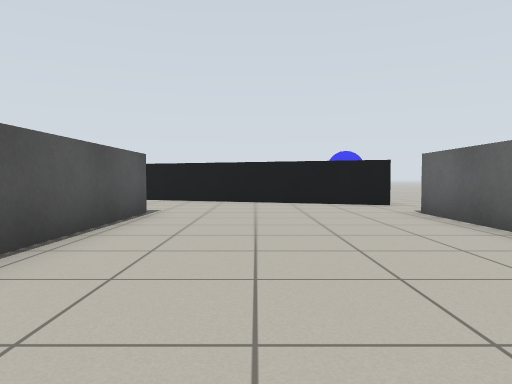
View 1 (above)

24 first-person views from a walk through a Gazebo world. The camera is 0.69 m above the floor, tilts 2° down and sees 70° across. Floor lines are 1 m apart. The floor is counted in squares, 1 m on a side. Each view is taken from the middle of a square. On the plan, view 1 faces up. The plan holds only what a view shows up to about 11 squares ahead; the rest is blank. The place goes on beyond the plan.

View 2
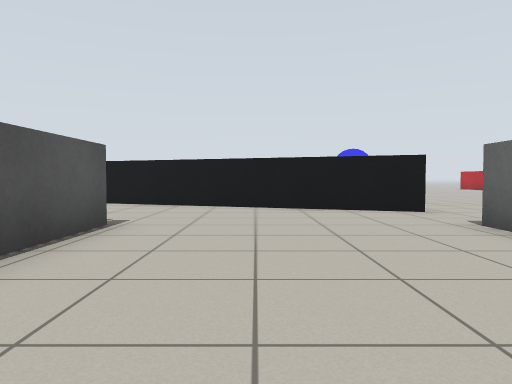

View 3
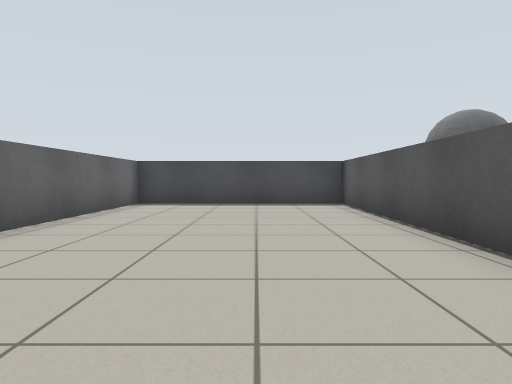

View 4
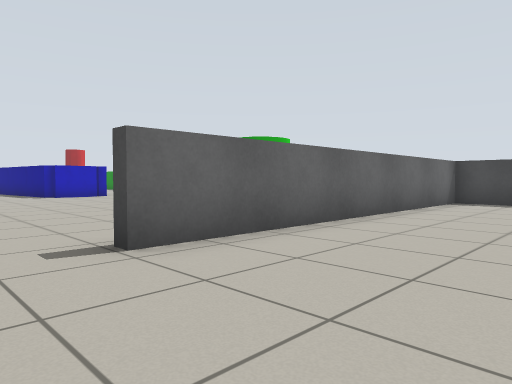

View 5
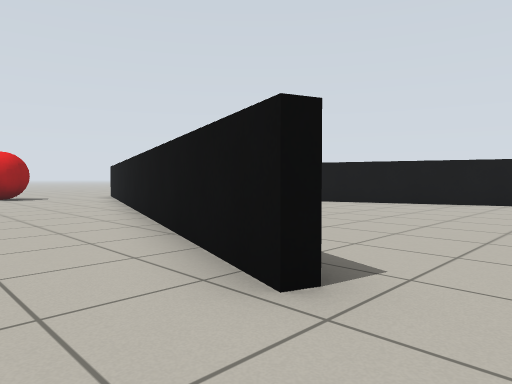

View 6
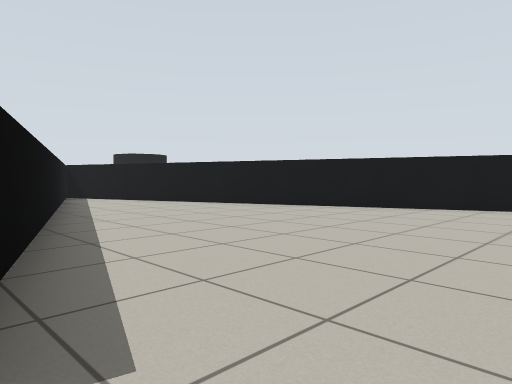

View 7
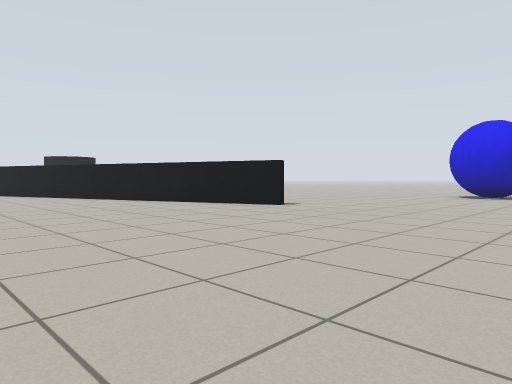

View 8
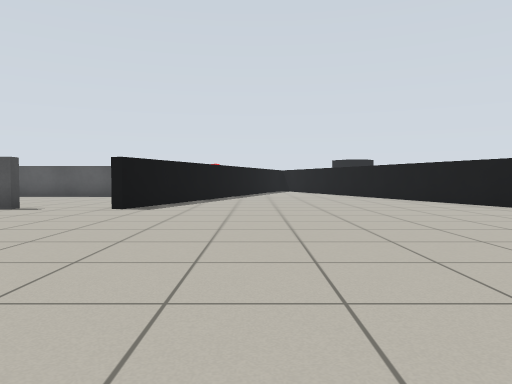

View 9
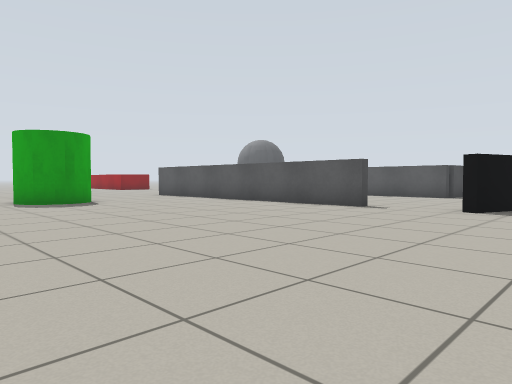

View 10
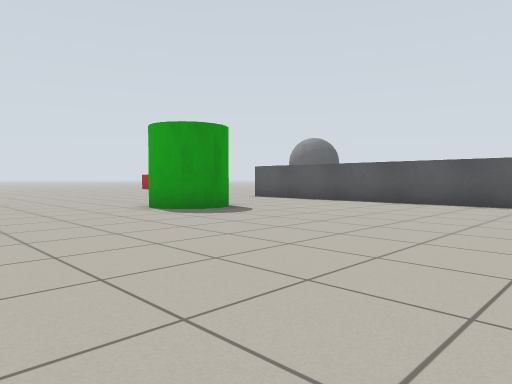

View 11
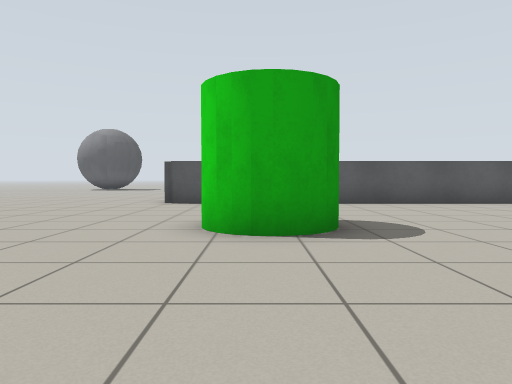

View 12
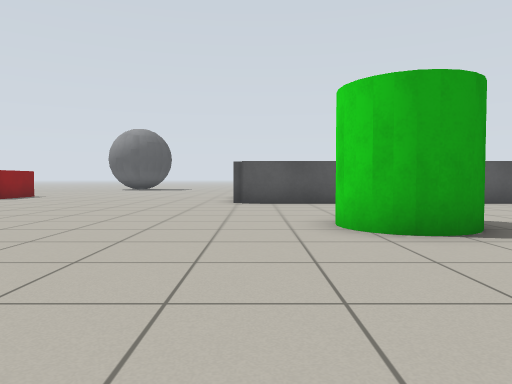

View 13
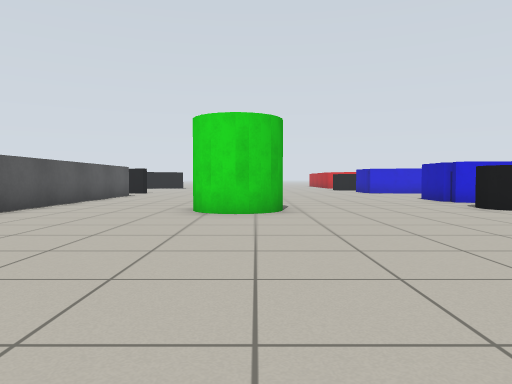

View 14
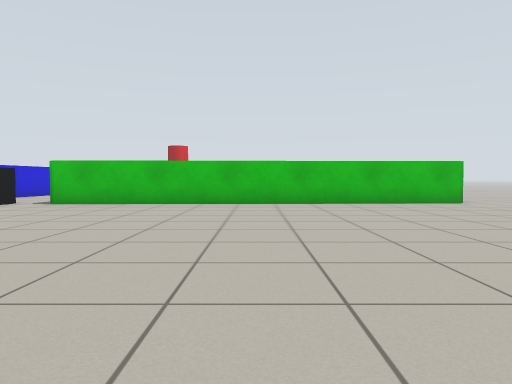

View 15
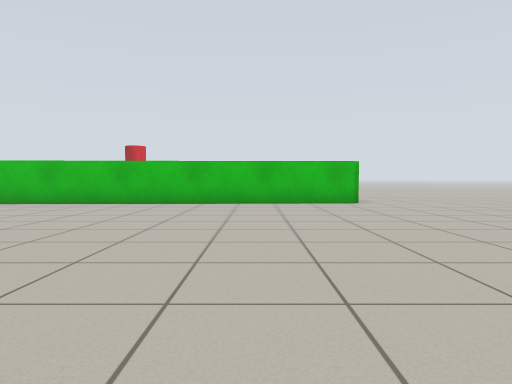

View 16
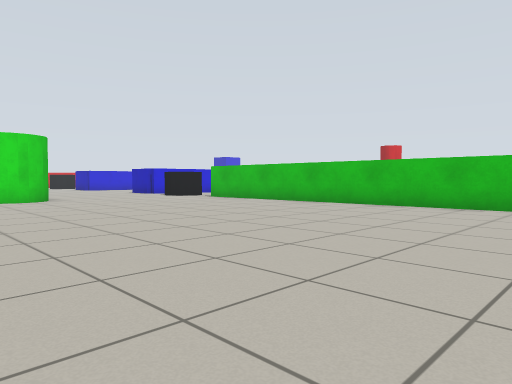

View 17
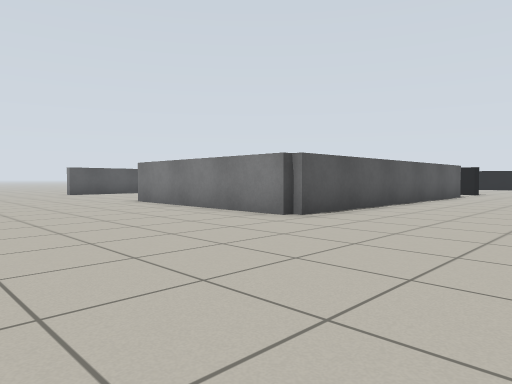

View 18
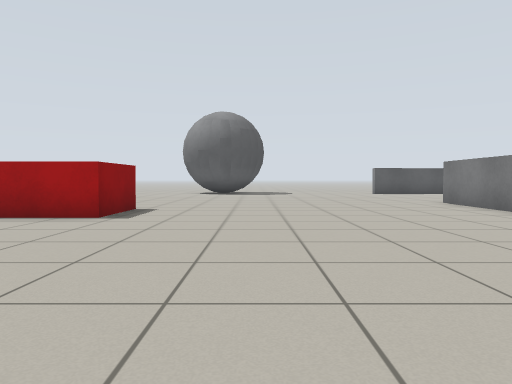

View 19
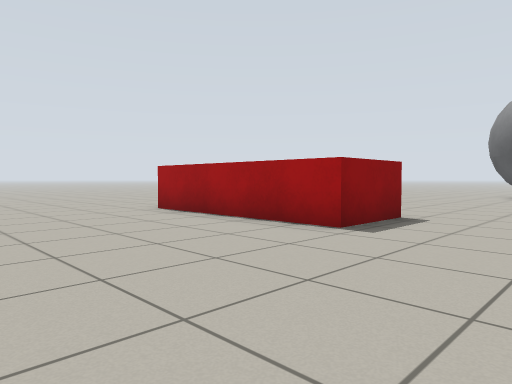

View 20
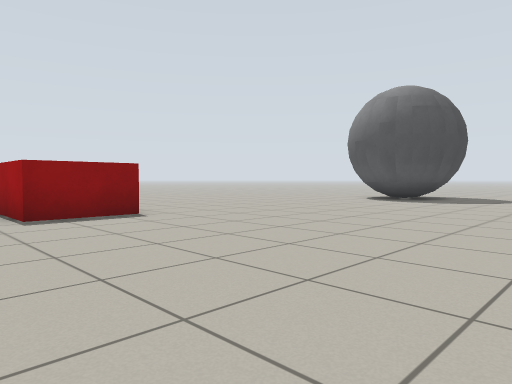

View 21
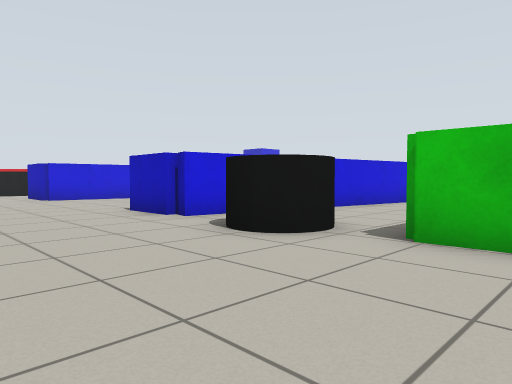

View 22
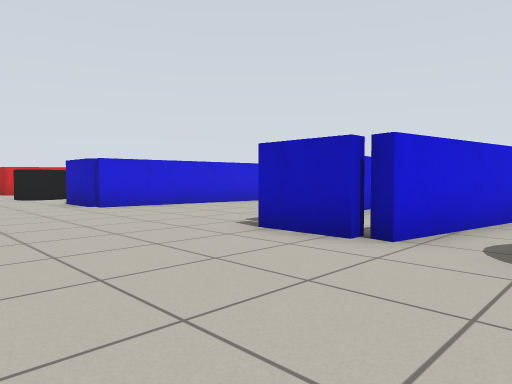

View 23
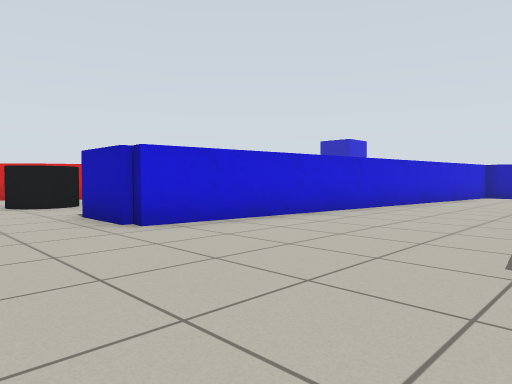

View 24
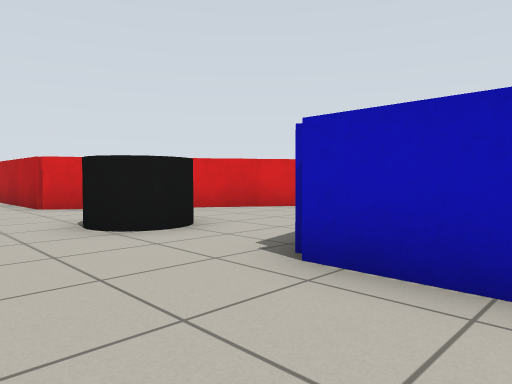

### Floor plan
Points are (right, up) in squares from view 1. A wall is a line through its corners. A room is listed if a view was taken in it or the views show most of it. See-through windows are left out.
Room 1 (views 1, 2, 3, 4)
walls: (-2.2, 7.6) (-2.4, -2.5); (3.6, 9.6) (-2.4, 11.7); (-2.4, -2.3) (3.3, -2.4) (3.3, 7.4)
ways out: opening at (3.5, 8.5) to room 2; opening at (-2, 10)
Room 2 (views 5, 6, 7, 8, 9, 10, 11, 12, 13, 14, 15, 16, 17, 18, 19, 20, 21, 22, 23, 24)
walls: (3.3, 7.4) (3.7, 7.4) (3.7, -2.6) (-2.8, -2.5); (14.5, 10.2) (14.5, 12); (14.9, 3.2) (14.9, 4.8); (3.6, 19.4) (-4.1, 16.5); (15.2, 18.8) (14.5, 19.2) (14.4, 22.9); (-6.9, 13.7) (3.7, 9.9); (19.4, 15.9) (17.2, 17.4); (22.6, 9) (14.5, 10); (21.9, 1.5) (14.9, 2.7) (14.9, 3.1); (15.4, -13.1) (15, -1.2)
ways out: opening at (3.5, 8.5) to room 1
objects: red box (0, -13) to (1, -11); green cylinder (8, -1) to (9, 1); black cylinder (14, 15) to (15, 16); black cylinder (15, 0) to (16, 1)

Positions as (right, up) in squares from view 1, and headings:
1: (0, 0), facing up
2: (0, 2), facing up
3: (0, 8), facing down
4: (0, 9), facing down-right
5: (5, 8), facing up-left
6: (5, 10), facing up-left
7: (10, 12), facing up-left
8: (12, 13), facing left
9: (12, 12), facing down-left
10: (14, 8), facing down-left
11: (14, 0), facing left
12: (14, -2), facing left
13: (9, -8), facing up
14: (5, -7), facing right
15: (5, -10), facing right
16: (6, -13), facing up-right
17: (8, -8), facing up-left
18: (8, -8), facing left
19: (6, -8), facing down-left
20: (3, -4), facing down-left
21: (11, -3), facing up-right
22: (11, 1), facing up-right
23: (12, 5), facing up-right
24: (12, 10), facing up-right
